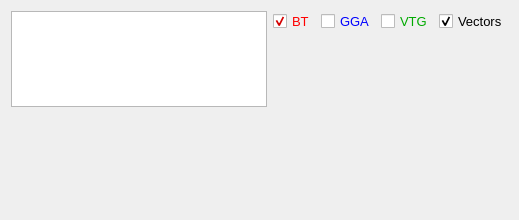
          <widget class="QWidget" name="tab_gps_2_gpsbt">
           <attribute name="title">
            <string>GPS - BT</string>
           </attribute>
           <layout class="QGridLayout" name="gridLayout_46">
            <item row="0" column="0">
             <layout class="QHBoxLayout" name="horizontalLayout_73" stretch="6,4">
              <item>
               <layout class="QVBoxLayout" name="verticalLayout_68" stretch="5,5">
                <item>
                 <widget class="QTableWidget" name="table_gps_bt">
                  <property name="font">
                   <font>
                    <pointsize>10</pointsize>
                   </font>
                  </property>
                 </widget>
                </item>
                <item>
                 <widget class="QWidget" name="graph_gps_bt_ts" native="true"/>
                </item>
               </layout>
              </item>
              <item>
               <layout class="QVBoxLayout" name="verticalLayout_67" stretch="1,9">
                <item>
                 <layout class="QHBoxLayout" name="horizontalLayout_72">
                  <item>
                   <widget class="QCheckBox" name="cb_gps_bt_2">
                    <property name="palette">
                     <palette>
                      <active>
                       <colorrole role="WindowText">
                        <brush brushstyle="SolidPattern">
                         <color alpha="255">
                          <red>255</red>
                          <green>0</green>
                          <blue>0</blue>
                         </color>
                        </brush>
                       </colorrole>
                       <colorrole role="Text">
                        <brush brushstyle="SolidPattern">
                         <color alpha="255">
                          <red>255</red>
                          <green>0</green>
                          <blue>0</blue>
                         </color>
                        </brush>
                       </colorrole>
                      </active>
                      <inactive>
                       <colorrole role="WindowText">
                        <brush brushstyle="SolidPattern">
                         <color alpha="255">
                          <red>255</red>
                          <green>0</green>
                          <blue>0</blue>
                         </color>
                        </brush>
                       </colorrole>
                       <colorrole role="Text">
                        <brush brushstyle="SolidPattern">
                         <color alpha="255">
                          <red>255</red>
                          <green>0</green>
                          <blue>0</blue>
                         </color>
                        </brush>
                       </colorrole>
                      </inactive>
                      <disabled>
                       <colorrole role="WindowText">
                        <brush brushstyle="SolidPattern">
                         <color alpha="255">
                          <red>120</red>
                          <green>120</green>
                          <blue>120</blue>
                         </color>
                        </brush>
                       </colorrole>
                       <colorrole role="Text">
                        <brush brushstyle="SolidPattern">
                         <color alpha="255">
                          <red>120</red>
                          <green>120</green>
                          <blue>120</blue>
                         </color>
                        </brush>
                       </colorrole>
                      </disabled>
                     </palette>
                    </property>
                    <property name="font">
                     <font>
                      <pointsize>10</pointsize>
                     </font>
                    </property>
                    <property name="text">
                     <string>BT</string>
                    </property>
                    <property name="checked">
                     <bool>true</bool>
                    </property>
                   </widget>
                  </item>
                  <item>
                   <widget class="QCheckBox" name="cb_gps_gga_2">
                    <property name="palette">
                     <palette>
                      <active>
                       <colorrole role="WindowText">
                        <brush brushstyle="SolidPattern">
                         <color alpha="255">
                          <red>0</red>
                          <green>0</green>
                          <blue>255</blue>
                         </color>
                        </brush>
                       </colorrole>
                      </active>
                      <inactive>
                       <colorrole role="WindowText">
                        <brush brushstyle="SolidPattern">
                         <color alpha="255">
                          <red>0</red>
                          <green>0</green>
                          <blue>255</blue>
                         </color>
                        </brush>
                       </colorrole>
                      </inactive>
                      <disabled>
                       <colorrole role="WindowText">
                        <brush brushstyle="SolidPattern">
                         <color alpha="255">
                          <red>120</red>
                          <green>120</green>
                          <blue>120</blue>
                         </color>
                        </brush>
                       </colorrole>
                      </disabled>
                     </palette>
                    </property>
                    <property name="font">
                     <font>
                      <pointsize>10</pointsize>
                     </font>
                    </property>
                    <property name="text">
                     <string>GGA</string>
                    </property>
                   </widget>
                  </item>
                  <item>
                   <widget class="QCheckBox" name="cb_gps_vtg_2">
                    <property name="palette">
                     <palette>
                      <active>
                       <colorrole role="WindowText">
                        <brush brushstyle="SolidPattern">
                         <color alpha="255">
                          <red>0</red>
                          <green>170</green>
                          <blue>0</blue>
                         </color>
                        </brush>
                       </colorrole>
                      </active>
                      <inactive>
                       <colorrole role="WindowText">
                        <brush brushstyle="SolidPattern">
                         <color alpha="255">
                          <red>0</red>
                          <green>170</green>
                          <blue>0</blue>
                         </color>
                        </brush>
                       </colorrole>
                      </inactive>
                      <disabled>
                       <colorrole role="WindowText">
                        <brush brushstyle="SolidPattern">
                         <color alpha="255">
                          <red>120</red>
                          <green>120</green>
                          <blue>120</blue>
                         </color>
                        </brush>
                       </colorrole>
                      </disabled>
                     </palette>
                    </property>
                    <property name="font">
                     <font>
                      <pointsize>10</pointsize>
                     </font>
                    </property>
                    <property name="text">
                     <string>VTG</string>
                    </property>
                   </widget>
                  </item>
                  <item>
                   <widget class="QCheckBox" name="cb_gps_vectors_2">
                    <property name="font">
                     <font>
                      <pointsize>10</pointsize>
                     </font>
                    </property>
                    <property name="text">
                     <string>Vectors</string>
                    </property>
                    <property name="checked">
                     <bool>true</bool>
                    </property>
                   </widget>
                  </item>
                 </layout>
                </item>
                <item>
                 <widget class="QWidget" name="graph_gps_st_2" native="true"/>
                </item>
               </layout>
              </item>
             </layout>
            </item>
           </layout>
          </widget>
